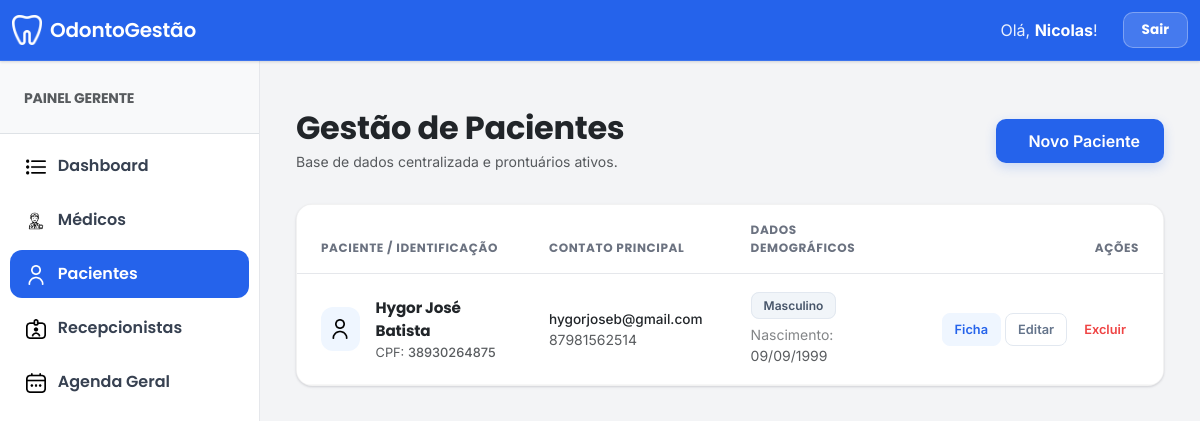
Before: /manage_paciente/ (signed in) with the older database file.
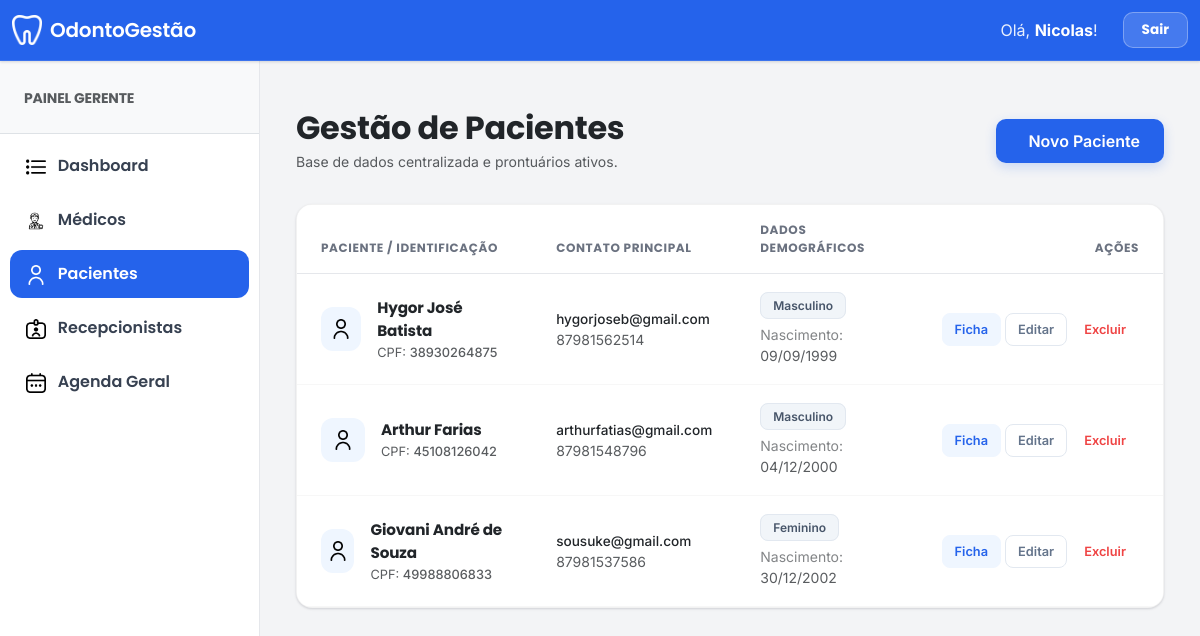
After: the same page with the newer database file.
### clinica_app/models.py (models this page shows, shortened)
class CustomUser(AbstractUser):
    USER_TYPE_CHOICES = (
        ('1', 'Gerente'),
        ('2', 'Dentista'),
        ('3', 'Paciente'),
        ('4', 'Recepcionista'),
    )
    email = models.EmailField(unique=True)
    user_type = models.CharField(default='1', choices=USER_TYPE_CHOICES, max_length=1)
    first_name = models.CharField("Nome completo", max_length=150, blank=True)
    REQUIRED_FIELDS = ['email', 'first_name']

class Paciente(models.Model):
    admin = models.OneToOneField(CustomUser, on_delete=models.CASCADE)
    genero = models.CharField(max_length=50, null=True, blank=True)
    cpf = models.CharField(max_length=14, null=True, blank=True)
    telefone = models.CharField(max_length=20, null=True, blank=True)
    data_nascimento = models.DateField(null=True, blank=True)
    address = models.TextField(null=True, blank=True)
    historico_medico = models.TextField(null=True, blank=True)

### clinica_app/views.py (the view)
# urls.py: path('manage_paciente/', views.manage_paciente, name="manage_paciente"),
@login_required
def manage_paciente(request):
    if str(request.user.user_type) not in ["1", "4"]: return redirect('home')
    q = (request.GET.get("q") or "").strip()
    pacientes = Paciente.objects.all()
    if q:
        q_cpf = limpar_valor(q)
        filtro = Q(admin__first_name__icontains=q) | Q(admin__last_name__icontains=q)
        if q_cpf:
            filtro = filtro | Q(cpf__icontains=q_cpf)
        pacientes = pacientes.filter(filtro)
    return render(request, "gerente_template/manage_paciente_template.html", {"pacientes": pacientes, "query": q})

### clinica_app/templates/gerente_template/manage_paciente_template.html (shortened to what this page needs)
{% extends 'base.html' %}
{% load static %}
{% block main_content %}
<div class="container-fluid py-4 page-container">
    <div class="row page-header align-items-center">
        <div class="col-md-6">
            <h2 class="fw-bold text-dark mb-1">Gestão de Pacientes</h2>
            <p class="text-muted small mb-0">Base de dados centralizada e prontuários ativos.</p>
        </div>
        <div class="col-md-6 text-md-end mt-3 mt-md-0">
            <a href="{% url 'add_paciente' %}" class="btn btn-add">
                 Novo Paciente
            </a>
        </div>
    </div>
    <div class="content-card">
        <div class="table-responsive">
            <table class="table table-custom mb-0">
                <thead>
                    <tr>
                        <th>Paciente / Identificação</th>
                        <th>Contato Principal</th>
                        <th>Dados Demográficos</th>
                        <th class="text-end">Ações</th>
                    </tr>
                </thead>
                <tbody>
                    {% for paciente in pacientes %}
                    <tr>
                        <td>
                            <div class="d-flex align-items-center">
                                <div class="patient-avatar me-3">
                                    <img src="{% static 'utilizador.png' %}" alt="Ícone">
                                </div>
                                <div>
                                    <div class="fw-bold text-dark" style="font-size: 0.95rem;">
                                        {{ paciente.admin.first_name }} {{ paciente.admin.last_name }}
                                    </div>
                                    <div class="text-muted" style="font-size: 0.8rem;">
                                        CPF: <span class="fw-medium">{{ paciente.cpf|default:"---" }}</span>
                                    </div>
                                </div>
                            </div>
                        </td>
                        <td>
                            <div class="text-dark fw-medium" style="font-size: 0.85rem;">
                                {{ paciente.admin.email }}
                            </div>
                            <div class="text-muted small">
                                {{ paciente.telefone|default:"Sem telefone" }}
                            </div>
                        </td>
                        <td>
                            <span class="badge-gender">
                                {{ paciente.genero|default:"Não informado" }}
                            </span>
                            <div class="text-muted small mt-2">
                                {% if paciente.data_nascimento %}
                                    <span class="opacity-75">Nascimento:</span> {{ paciente.data_nascimento|date:"d/m/Y" }}
                                {% else %}
                                    <span class="opacity-50">Sem data cadastrada</span>
                                {% endif %}
                            </div>
                        </td>
                        <td class="text-end">
                            <div class="d-flex justify-content-end btn-action-group">
                                <a href="{% url 'view_paciente' paciente.id %}" class="btn btn-ficha" title="Ver Prontuário">
                                    Ficha
                                </a>
                                <a href="{% url 'edit_paciente' paciente.admin.id %}" class="btn btn-edit">
                                    Editar
                                </a>
                                <a href="{% url 'delete_paciente' paciente.admin.id %}"
                                   class="btn btn-delete"
                                   onclick="return confirm('Deseja realmente remover este paciente?')">
                                    Excluir
                                </a>
                            </div>
                        </td>
                    </tr>
                    {% endfor %}
                </tbody>
            </table>
        </div>
    </div>
</div>
{% endblock main_content %}

### clinica_app/templates/base.html (shortened to what this page needs)
{% load static %}
<!DOCTYPE html>
<html lang="pt-br">
<head>
    <link href="https://cdn.jsdelivr.net/npm/bootstrap@5.3.0/dist/css/bootstrap.min.css" rel="stylesheet">
</head>
<body>
    {% if user.is_authenticated %}
    <nav class="navbar navbar-expand-lg">
        <div class="container-fluid">
            <a class="navbar-brand" href="#">
                <img src="{% static 'denteb.png' %}" alt="Logo" width="30" height="30" class="me-2">
                OdontoGestão
            </a>
            <div class="collapse navbar-collapse" id="navbarNav">
                <ul class="navbar-nav ms-auto align-items-center">
                    <li class="nav-item">
                        <span class="user-welcome">Olá, <span class="user-name">{{ user.first_name }}</span>!</span>
                    </li>
                    <li class="nav-item">
                        <a class="nav-link-custom" href="{% url 'logout_user' %}">Sair</a>
                    </li>
                </ul>
            </div>
        </div>
    </nav>
    {% endif %}
    <div class="main-wrapper">
        {% if user.is_authenticated %}
        <aside id="sidebar">
            <div class="p-4 border-bottom bg-light">
                <small class="text-uppercase fw-bold text-muted">
                    {% if user.user_type == '1' %}Painel Gerente
                    {% elif user.user_type == '2' %}Painel Médico
                    {% elif user.user_type == '4' %}Painel Recepção
                    {% endif %}
                </small>
            </div>
            <nav class="mt-2">
                {% with url_name=request.resolver_match.url_name %}
                {% if user.user_type == '2' %}
                    <a href="{% url 'dentista_home' %}" class="sidebar-link {% if url_name == 'dentista_home' %}active{% endif %}">
                        <img src="{% static 'computador.png' %}" width="20" class="me-2"> Meu Painel
                    </a>
                    <a href="{% url 'dentista_manage_paciente' %}" class="sidebar-link {% if url_name == 'dentista_manage_paciente' or url_name == 'view_paciente' %}active{% endif %}">
                        <img src="{% static 'utilizador.png' %}" width="20" class="me-2"> Pacientes
                    </a>
                    <a href="{% url 'add_consulta' %}" class="sidebar-link {% if url_name == 'add_consulta' %}active{% endif %}">
                        <img src="{% static 'adicionar.png' %}" width="20" class="me-2"> Agendar Consulta
                    </a>
                {% elif user.user_type == '1' %}
                    <a href="{% url 'gerente_home' %}" class="sidebar-link {% if url_name == 'gerente_home' %}active{% endif %}">
                        <img src="{% static 'lista.png' %}" width="20" class="me-2"> Dashboard
                    </a>
                    <a href="{% url 'manage_dentista' %}" class="sidebar-link {% if 'dentista' in url_name %}active{% endif %}">
                        <img src="{% static 'dentista.png' %}" width="20" class="me-2"> Médicos
                    </a>
                    <a href="{% url 'manage_paciente' %}" class="sidebar-link {% if 'paciente' in url_name %}active{% endif %}">
                        <img src="{% static 'utilizador.png' %}" width="20" class="me-2"> Pacientes
                    </a>
                    <a href="{% url 'manage_recepcionista' %}" class="sidebar-link {% if 'recepcionista' in url_name %}active{% endif %}">
                        <img src="{% static 'recepcionista.png' %}" width="20" class="me-2"> Recepcionistas
                    </a>
                    <a href="{% url 'manage_consulta' %}" class="sidebar-link {% if 'consulta' in url_name %}active{% endif %}">
                        <img src="{% static 'calendario.png' %}" width="20" class="me-2"> Agenda Geral
                    </a>
                {% endif %}
                {% endwith %}
            </nav>
        </aside>
        {% endif %}
        <main id="content-area">
            {% block main_content %}{% endblock %}
        </main>
    </div>
</body>
</html>

### clinica_app/templates/base.html (style rules this page uses)
:root { --accent: #2563eb; --accent-dark: #1d4ed8; --accent-soft: #eff6ff; --bg: #f3f4f6; --surface: #ffffff; --text: #111827; --muted: #6b7280; --border: #e5e7eb; --shadow: 0 1px 2px rgba(16, 24, 40, 0.06), 0 1px 3px rgba(16, 24, 40, 0.10); --radius: 12px; }
body { background-color: var(--bg); font-family: 'Inter', sans-serif; color: var(--text); overflow-x: hidden; }
h1, h2, h3, h4, h5, h6, .navbar-brand, .fw-bold { font-family: 'Poppins', sans-serif; font-weight: 600; letter-spacing: -0.01em; }
.navbar { background: var(--accent); border-bottom: 1px solid rgba(255, 255, 255, 0.1); box-shadow: var(--shadow); padding: 10px 0; z-index: 1030; }
.navbar-brand { color: #ffffff !important; font-size: 1.25rem; text-decoration: none; display: flex; align-items: center; }
.navbar-brand img { filter: brightness(0) invert(1); }
.user-welcome { color: rgba(255, 255, 255, 0.9); margin-right: 15px; }
.user-name { color: #ffffff; font-weight: 700; }
.nav-link-custom { font-family: 'Poppins', sans-serif; font-weight: 700; padding: 7px 18px; border-radius: 10px; background: rgba(255, 255, 255, 0.15); color: #ffffff !important; margin-left: 10px; border: 1px solid rgba(255, 255, 255, 0.3); text-decoration: none; display: inline-block; font-size: 0.85rem; transition: all 0.2s ease; }
.main-wrapper { display: flex; min-height: calc(100vh - 64px); }
#sidebar { width: 260px; background: var(--surface); border-right: 1px solid var(--border); transition: all 0.2s; }
.sidebar-link { display: block; margin: 6px 10px; padding: 12px 16px; color: #374151; text-decoration: none; font-family: 'Poppins', sans-serif; font-weight: 600; transition: 0.15s; position: relative; border-radius: 12px; }
.sidebar-link.active { background: var(--accent); color: #ffffff; }
.sidebar-link.active img { filter: brightness(0) invert(1); }
#content-area { flex: 1; padding: 24px; }

### clinica_app/templates/gerente_template/manage_paciente_template.html (style rules this page uses)
.page-container { animation: fadeIn 0.5s ease-in-out; }
.page-header { margin-bottom: 2rem; }
.btn-add { background-color: var(--accent); color: white; border: none; padding: 10px 24px; border-radius: 10px; font-weight: 600; transition: all 0.3s ease; box-shadow: 0 4px 12px rgba(37, 99, 235, 0.2); }
.content-card { background: var(--surface); border-radius: 16px; border: 1px solid rgba(0, 0, 0, 0.05); box-shadow: var(--shadow); overflow: hidden; }
.table-custom thead { background-color: #f8fafc; }
.table-custom thead th { font-family: 'Poppins', sans-serif; font-size: 0.75rem; text-transform: uppercase; letter-spacing: 0.05em; font-weight: 700; color: var(--muted); border-bottom: 1px solid var(--border); padding: 16px 24px; }
.table-custom tbody tr { transition: background-color 0.2s ease; }
.table-custom td { padding: 18px 24px; border-bottom: 1px solid rgba(0, 0, 0, 0.03); vertical-align: middle; }
.patient-avatar { width: 44px; height: 44px; background-color: var(--accent-soft); border-radius: 12px; display: flex; align-items: center; justify-content: center; transition: all 0.3s ease; }
.patient-avatar img { width: 20px; transition: all 0.3s ease; }
.badge-gender { font-size: 0.75rem; font-weight: 600; padding: 5px 12px; border-radius: 8px; background-color: #f1f5f9; color: #475569; border: 1px solid #e2e8f0; }
.btn-action-group .btn { padding: 6px 12px; border-radius: 8px; font-size: 0.8rem; font-weight: 600; transition: all 0.2s; margin-left: 4px; }
.btn-ficha { color: var(--accent); border: 1.5px solid var(--accent-soft); background: var(--accent-soft); }
.btn-edit { color: #64748b; border: 1.5px solid #e2e8f0; background: transparent; }
.btn-delete { color: #ef4444; border: 1.5px solid transparent; background: transparent; }

Changed rows visible on the page:
added Paciente: admin.first_name "Arthur Farias", cpf "45108126042", admin.email "arthurfatias@gmail.com", telefone "87981548796", genero "Masculino", data_nascimento "04/12/2000"
added Paciente: admin.first_name "Giovani André de Souza", cpf "49988806833", admin.email "sousuke@gmail.com", telefone "87981537586", genero "Feminino", data_nascimento "30/12/2002"
